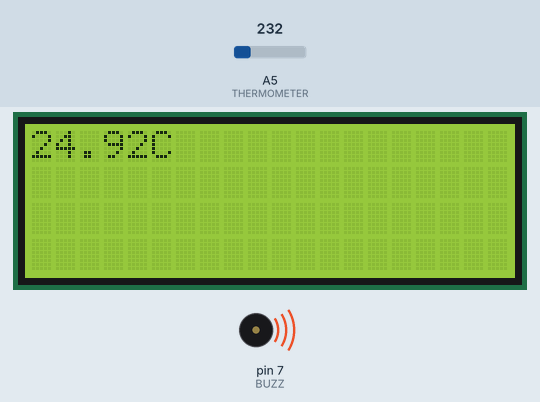
Simulated run of this sketch. Board: Arduino Uno, built with avr-gcc and run on an emulated ATmega328P. Parts: 20×4 character LCD, buzzer (waves = sounding). The test bench sets the inputs (shaded band); at power-on: A5 (THERMOMETER) = 232.

Above: at 1.2 s.
1.3 s: A5 (THERMOMETER) set to 201
At 3.3 s:
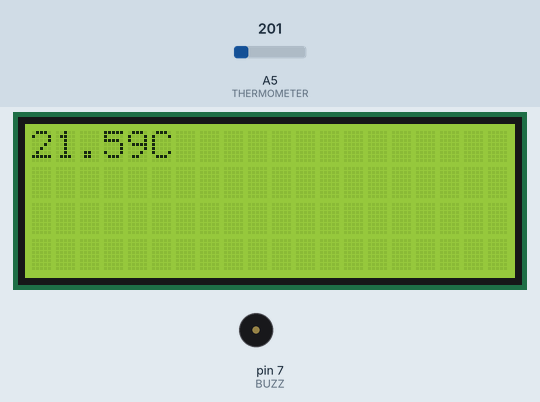
3.6 s: A5 (THERMOMETER) set to 229
At 4.5 s:
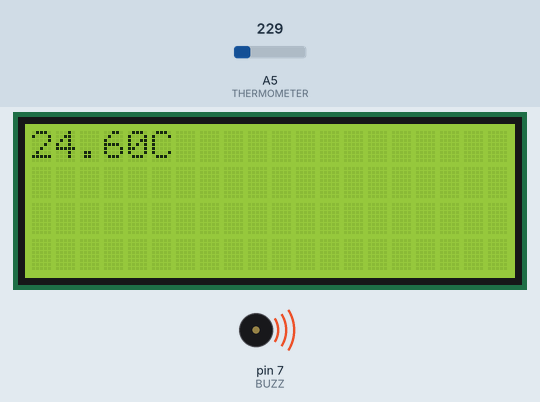
5.5 s: A5 (THERMOMETER) set to 250
At 6.6 s:
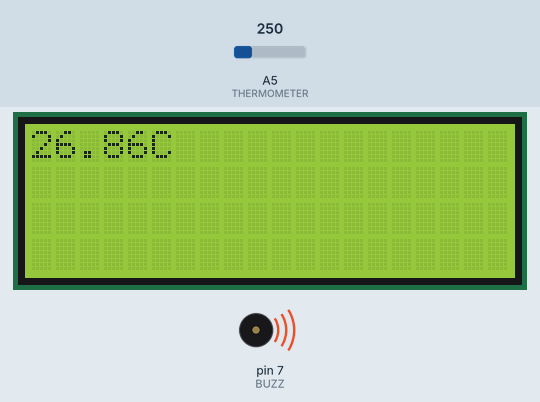
Timing chart, 0 to 13.5 s (numbered marks = the images above; inputs shaded):
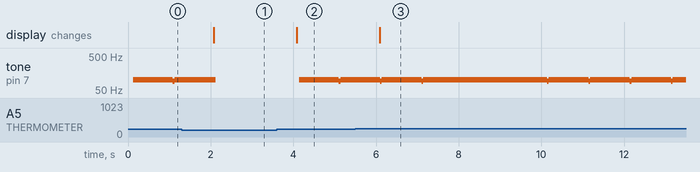

Measured:
- the behaviour switches between 214 and 215 on A5 (THERMOMETER) (found by bisection; images 1 and 2)
- after the input at 1.3 s, the display: changes after 0.78 s (image 1)
- after the input at 3.6 s, tone on pin 7 (BUZZ): silent → 100 Hz after 0.54 s, → 89 Hz 0.96 s later, → 100 Hz 0.04 s later; the display: changes after 0.48 s (image 2)
- after the input at 5.5 s, the display: changes after 0.59 s (image 3)

The sketch:

thermometer_lcd.ino
```cpp
// Definere pins på arduinoen som der bliver brugt
#define RESET 13
#define ENABLE 12
#define D4 11
#define D5 10
#define D6 9
#define D7 8

#define BUZZ 7

#define THERMOMETER A5

// Importer LCD bibliotek
#include <LiquidCrystal.h>

// Setup LCD
const int rs = RESET, en = ENABLE, d4 = D4, d5 = D5, d6 = D6, d7 = D7;
LiquidCrystal lcd(rs, en, d4, d5, d6, d7);

// Definere variabler som modtager spændingen, og omregner det til temperatur
float input = 0;
float temp = 0;

// Function der køre en gang i starten af programmet
void setup() {
  // Initializere analog pins
  pinMode(BUZZ, OUTPUT);
  pinMode(THERMOMETER, INPUT);

  // Sætter refereance punktet til 1,1V
  analogReference(INTERNAL);
  analogRead(THERMOMETER);

  // Starter LCD'en
  lcd.begin(20, 4);
  lcd.display();

}

// Function der looper i gennem programmet
void loop() {
  // Modtager spænding fra LM35 og omregner det til Celsius
  input = analogRead(THERMOMETER);
  temp = (input*1.1*100)/1024;

  // Nulstiller LCD
  lcd.clear();
  lcd.setCursor(0,0);

  // Skriver temperatur til LCD
  lcd.print(temp);
  lcd.print("C");


  // Tester om temperatur er over grænsenieveu
  if (temp > 23) {
    // Hvis temeraturen er høj nok, bipper der en buzzer 100 gange på et sekund
    for (int i = 0; i<100; i++){
      digitalWrite(BUZZ, HIGH);
      delay(5);
      digitalWrite(BUZZ, LOW);
      delay(5);
    }
  } else {
      // Hvis temperature ikke er høj nok venter programmet i et sekund
      delay(1000);
  }
}
```
